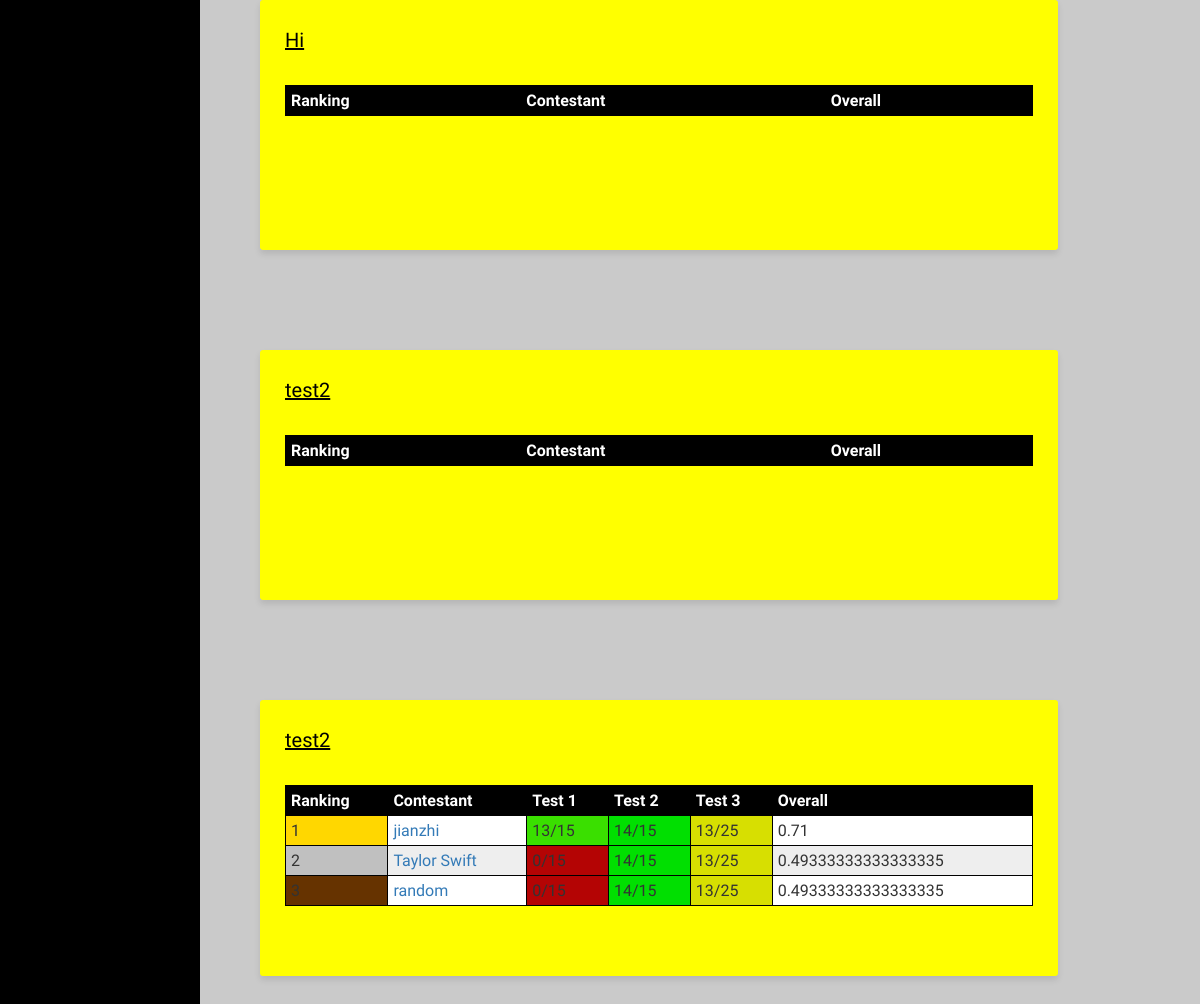
Page /list/ (signed in, lower part) on the earlier database version.
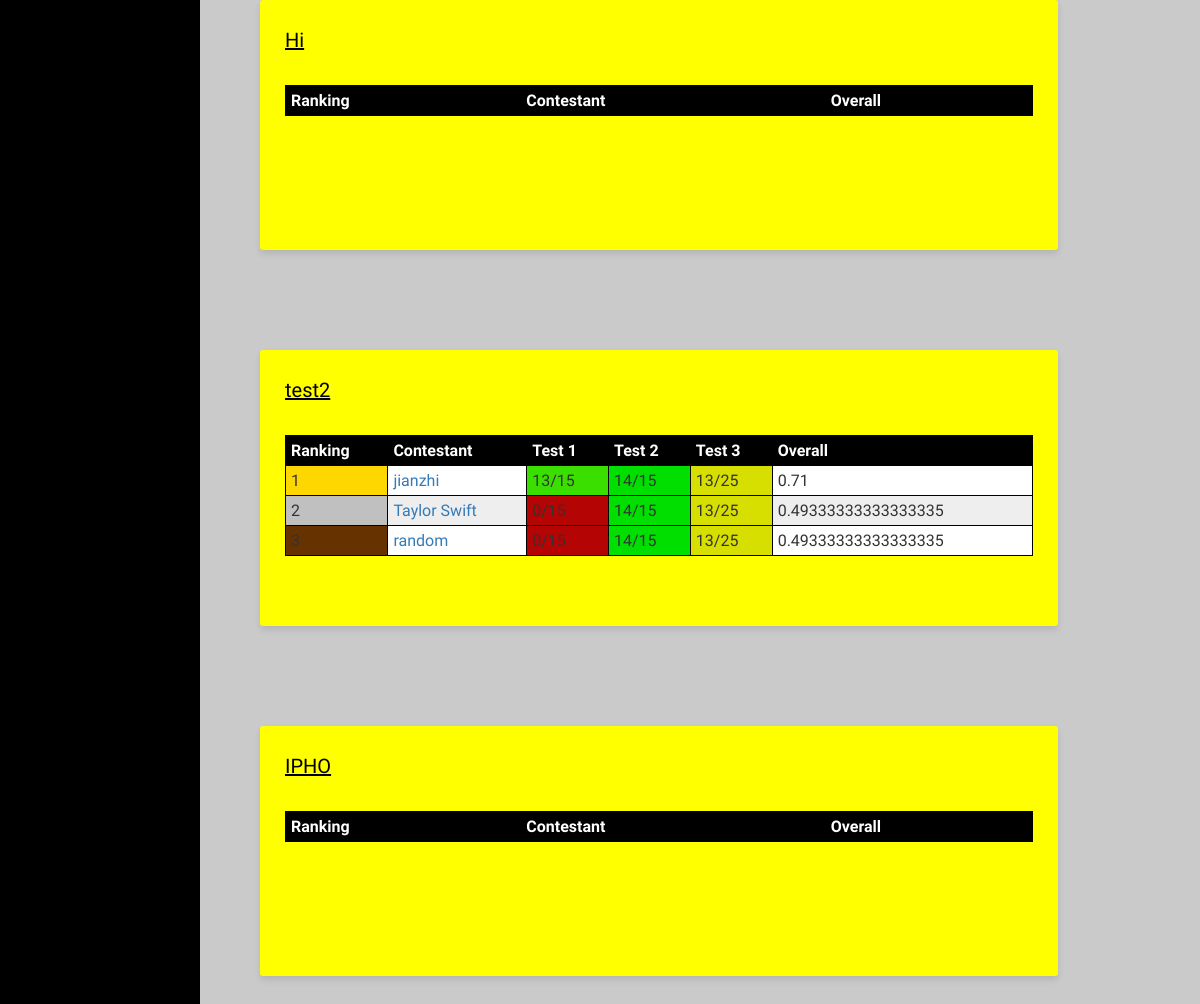
Same page on the later database version.
### scoreboard/models.py (models this page shows, shortened)
class Scoreboard(models.Model):
    user = models.ForeignKey(UserProfile, blank=True, null=True)
    name = models.CharField(max_length = 255)
    sid = models.IntegerField(blank = True, null = True)
    description = models.TextField()
    color = models.CharField(max_length=50, default = "yellow")
    fontcolor = models.CharField(max_length=50, default = "black")
    student = models.ManyToManyField('Student', related_name="scoreboard", null=True, blank=True)
    column = models.ManyToManyField('Column', related_name="scoreboard", null = True, blank = True)

class Column(models.Model):
    header = models.CharField(max_length = 255)
    color = models.CharField(max_length=50, default = "yellow")
    fontcolor = models.CharField(max_length=50, default = "black")
    weight = models.FloatField(null = True, blank = True)
    denominator = models.IntegerField()

class Student(models.Model):
    name = models.CharField(max_length = 255)
    score = models.ManyToManyField('Score', related_name="student", null=True, blank=True)

class Score(models.Model):
    numerator = models.IntegerField()
    column = models.ForeignKey(Column, blank=True, null=True)

### scoreboard/views.py (the view)
# urls.py: url(r'^list/', views.ScoreboardList.as_view(context_object_name="scoreboard_list"), name = "scoreboard_list"),
class ScoreboardList(ListView):
    model = Scoreboard
    def get_queryset(self):
        curruser = UserProfile.objects.get(user=self.request.user)
        return Scoreboard.objects.filter(user=curruser)
    @method_decorator(login_required)
    def dispatch(self, *args, **kwargs):
        return super(ScoreboardList, self).dispatch(*args, **kwargs)
    def get_context_data(self, **kwargs):
        context = super(ScoreboardList, self).get_context_data(**kwargs)
        if self.request.user.is_authenticated():
            context['curruser'] = UserProfile.objects.get(user=self.request.user)
        return context

### scoreboard/templates/scoreboard/scoreboard_list.html (shortened to what this page needs)
{% extends 'scoreboard/base.html'%}
{%load staticfiles%}
{%block content%}
<link rel="stylesheet" type="text/css" href="{% static 'scoreboard/style.css' %}" />
    {% if scoreboard_list %}
        {% for scoreboard in scoreboard_list  %}
            <a href = "/scoreboard/{{scoreboard.id}}">
                <div class = "postit" style = "background:{{scoreboard.color}};color:{{scoreboard.fontcolor}}">
                    <u>{{scoreboard.name}}</u>
                    <br>
                    <br>
                    <table id = "t01" style="width:100%">
                        <thead>
                            <tr>
                                <th>Ranking</th>
                                <th>Contestant</th>
                                {% for col in scoreboard.column.all %}
                                    <th>{{col.header}}</th>
                                {%endfor%}
                                <th>Overall</th>
                            </tr>
                        </thead>
                        <tbody>
                            {%for stu in scoreboard.student.all%}
                                <tr>
                                    <td class = "Rank">1</td>
                                    <td><a href="/participants/{{stu.id}}">{{stu.name}}</a></td>
                                    {% for col in scoreboard.column.all %}
                                        {% for po in stu.score.all %}
                                            {% if po.column == col %}
                                                <td class = "Cell" bgcolor="#00CC00">{{po.numerator}}/{{col.denominator}}</td>
                                            {%endif%}
                                        {%endfor%}
                                    {%endfor%}
                                    <td class = "weight"></td>
                                </tr>
                            {%endfor%}
                        </tbody>
                    </table>
                    <br>
                </div>
            </a>
        {% endfor %}
    {% else %}
        <p>Add a scoreboard! :)</p>
    {% endif %}
{%endblock%}

### scoreboard/templates/scoreboard/base.html (shortened to what this page needs)
{% load bootstrap3 %}
{% load crispy_forms_tags %}
{%load staticfiles%}
<head>
{% bootstrap_css %}
{%load staticfiles%}
<link rel="stylesheet" type="text/css" href="{% static 'scoreboard/style.css' %}" />
<link rel="stylesheet" href="//code.jquery.com/ui/1.11.4/themes/smoothness/jquery-ui.css">
<link rel="stylesheet" href="https://cdnjs.cloudflare.com/ajax/libs/bootstrap-datetimepicker/4.14.30/css/bootstrap-datetimepicker.min.css">
<link rel="stylesheet" href="//code.jquery.com/ui/1.11.4/themes/smoothness/jquery-ui.css">
</head>
<div id = "control">
  <br>
</div>
<body onload='myFunction()'>
{%block content%}{%endblock%}
</body>

### scoreboard/static/scoreboard/style.css (style rules this page uses)
* { box-sizing:border-box; }
body { background:url(media/little_pluses.png) #cacaca; margin:30px; }
.postit { z-index:-4; display: block; padding:25px 25px 40px; margin:100px auto 20px 230px; width:70%; height:auto; min-height:250px; font:20px 'Gloria Hallelujah', cursive; line-height:1.5; border:0; border-radius:3px; background: -webkit-linear-gradient(#F9EFAF, #F7E98D); background: -moz-linear-gradient(#F9EFAF, #F7E98D); background: -o-linear-gradient(#F9EFAF, #F7E98D); background: -ms-linear-gradient(#F9EFAF, #F7E98D); background: linear-gradient(#F9EFAF, #F7E98D); box-shadow:0 4px 6px rgba(0,0,0,0.1); overflow:hidden; transition:box-shadow 0.5s ease; font-smoothing:subpixel-antialiased; min-width:30px; max-height:500px; }
a:link { text-decoration: None; }
#control { z-index:2; position: fixed; top: 0; left: 0; line-height:30px; background-color:#000000; height:4000px; width:200px; float:left; }
table { width:100%; }
table#t01 tr:nth-child(even) { background-color: #eee; }
table#t01 tr:nth-child(odd) { background-color:#fff; }
table#t01 th { background-color: black; color: white; }

Differences in the rows shown:
removed Scoreboard: name "test2"
added Scoreboard: name "IPHO"
